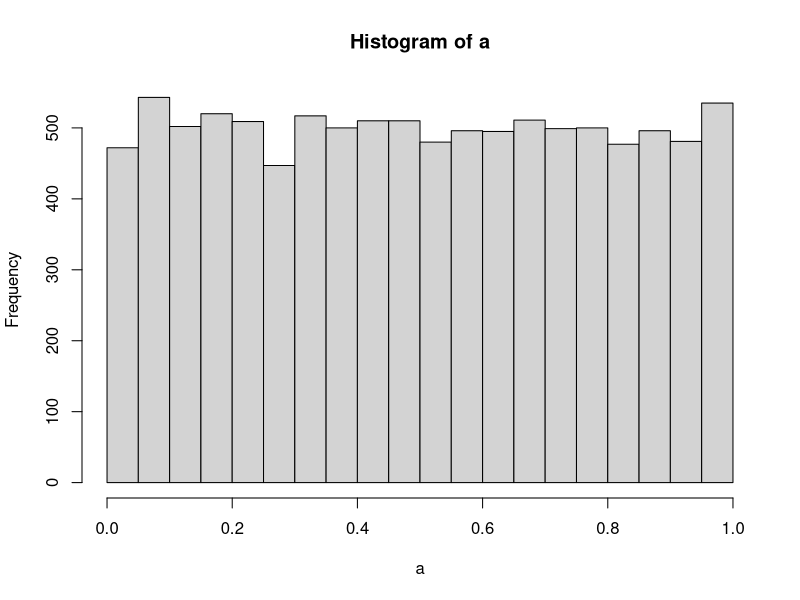

Write the R code that produced this figure. (Note: this script raises an error after producing the figure.)
## ---- chunk 1
knitr::opts_chunk$set(echo = TRUE,error=TRUE)
## ---- chunk 2
x <- c(1,4,3,2,3,4,3,3,4,3,4,3) #create basic vector

t.test(x, mu = 2) #non-directional
## ---- chunk 3
t.test (x, mu=2, alternative = "two.sided") #the default
## ---- chunk 4
x <- c(1,4,3,2,3,4,3,2,3,4,3,4)
y <- c(3,2,5,4,3,2,3,2,1,2,2,3)

#non-directional
t.test(x, y, paired = TRUE) #to indicate paired t-test use code "paired=TRUE"
## ---- chunk 5
x <- c(1,4,3,2,3,4,3,2,3,4,3,4)
y <- c(3,2,5,4,3,2,3,2,1,2,2,3)

t.test(x,y)
## ---- chunk 6
x <- c(1,4,3,2,3,4,3,2,3,4,3,4)
y <- c(3,2,5,4,3,2,3,2,1,2,2,3)

t.test(x,y, var.equal = T)
## ---- chunk 7
a<- replicate(10000,t.test(rnorm(10,0,1), rnorm(10,0,1))$p.value)
hist(a)
## ---- chunk 8
10000*.05
## ---- chunk 9
a[a<.05] #how many of the values falls under the null? How does t behave under the distribution value?
## ---- chunk 10
length(a[a<.05])
## ---- chunk 11
factor1 <- rep(c("A","B","C"),each=5) 
DV <- rnorm(n=15,mean=0,sd=1)
all_data<-data.frame(DV,factor1)

aov_out <- aov(DV~factor1, all_data) #run the ANOVA, be mindful of DV~factor1
summary(aov_out) #details of ANOVA are in aov_out and then summary(aov_out) prints an F-table

library(xtable) #kable xtable printing, makes the F table look more standard
knitr::kable(xtable(summary(aov_out))) #used for formatting of the table, kable 


## ---- chunk 12
Names <- c("Peter", "Paul", "Mary")
Ages <- c(1000, 1200, 100)
Gender <-c("M", "M", "F")

my_df <- data.frame(Names, 
                    Ages,
                    Gender)
## ---- chunk 13
Names <- c("Peter", "Paul", "Mary", NA)
Ages <- c(1000, 1200, 100, 50)
Gender <-c("M", "M", "F", NA)

my_df <- data.frame(Names, 
                    Ages,
                    Gender)
## ---- chunk 14
a <- c(1,2,3,2,3,4,5,4)
b <- c(4,3,4,3,2,1,2,3)
plot_df <- data.frame(a,b)

ggplot(plot_df, aes(x=a,y=b))+
  geom_point()
## ---- chunk 15
ggplot(plot_df, aes(x=a,y=b))+
  geom_point()
## ---- chunk 16
ggplot(plot_df, aes(x=a,y=b))+
  geom_point(size=2)+ #you can change the parameters 
  geom_smooth(method=lm)+
  coord_cartesian(xlim=c(0,7),ylim=c(0,10))+ #this is where you change the limits of th graph
  xlab("x-axis label")+ #you can edit the names of the axis, or title etc
  ylab("y-axis label")+
  ggtitle("I made a scatterplot")+
  theme_classic(base_size=12)+ #base size is the size of the font
  theme(plot.title = element_text(hjust = 0.5))
## ---- chunk 17
library(ggplot2)
factor_one <- as.factor(c("A","B","C"))
dv_means <- c(20,30,40)
dv_SEs   <- c(4,3.4,4)
plot_df <- data.frame(factor_one,
                      dv_means,
                      dv_SEs)

# basic bar graph

ggplot(plot_df, aes(x=factor_one,y=dv_means))+
  geom_bar(stat="identity") #this means list the data as is-other commands can alter data

## ---- chunk 18
library(ggplot2)
ggplot(plot_df, aes(x=factor_one,y=dv_means))+
  geom_bar(stat="identity")+
  geom_errorbar(aes(ymin=dv_means-dv_SEs,
                    ymax=dv_means+dv_SEs),
                width=.2)+
  coord_cartesian(ylim=c(0,100))+
  xlab("x-axis label")+
  ylab("y-axis label")+
  ggtitle("I made a bar graph")+
  theme_classic(base_size=12)+
  theme(plot.title = element_text(hjust = 0.5))

## ---- chunk 19
library(ggplot2)
factor_one <- rep(as.factor(c("A","B","C")),2) #use rep to repeat and then ,# of times you want it to repeat
factor_two <- rep(as.factor(c("IIA","IIB")),3)
dv_means <- c(20,30,40,20,40,40)
dv_SEs   <- c(4,3.4,4,3,2,4)
plot_df <- data.frame(factor_one,
                      factor_two,
                      dv_means,
                      dv_SEs)

# basic bar graph

ggplot(plot_df, aes(x=factor_one,y=dv_means,
                    group=factor_two, #by adding group factor then you can combine 2 factors
                    color=factor_two,
                    fill=factor_two))+ #color factor refers to the border color and fill refers to entire color of the bar
  geom_bar(stat="identity", position="dodge") #position=dodge makes it side by side bars, without it the bars will be stacked 

## ---- chunk 20
#create a sampling distribution for correlations we can get in a specific situation

cor(rnorm(100,0,1),rnorm(100,0,1))#use cor function to correlate two sets

replicate(10000,cor(rnorm(100,0,1),rnorm(100,0,1)))

hist(replicate(1e+05,cor(rnorm(100,0,1),rnorm(100,0,1))))

sim_rs <- replicate(10000,cor(rnorm(100,0,1),rnorm(100,0,1)))

sort(abs(sim_rs))[95000]
## ---- chunk 21
A <- c(1,2,3,4)
B <- c(3,4,5,6)
C <- c(5,6,7,8)

conds<- rep(c("A","B","C"), each=4)
DV <- c(A,B,C)
df <- data.frame(conds, DV)
summary (aov(DV~conds,df))
## ---- chunk 22
run_anova <- function(){

A <- rnorm(4,0,1)
B <- rnorm(4,0,1)
C <- rnorm(4,0,1)

conds<- rep(c("A","B","C"), each=4)?
DV <- c(A,B,C)
df <- data.frame(conds, DV)
summary (aov(DV~conds,df))

sum_out <- summary(aov(DV~conds,df))
sum_out[[1]]$`F value`[1]

return(sum_out[[1]]$`F value`[1])
}


save_fs <- replicate(10000,run_anova())


hist(save_fs)

sort(save_fs)[9500]

qf(.95,2,9)
